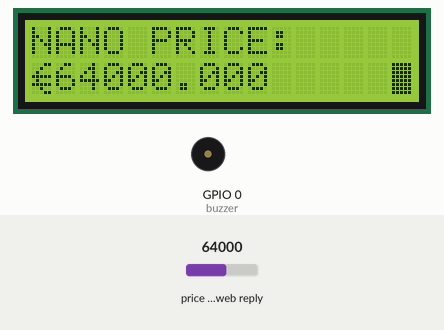
A sketch run on a simulated ESP8266 (NodeMCU). Shown: 16×2 character LCD, buzzer (waves = sounding, pin HIGH). Inputs (shaded band) come from the test bench; at power-on: price in the web reply 64000. WiFi joins after 1.5 s; servers stay silent unless stated; web services answer with replies made up by the test bench; what the sketch prints to the serial monitor is not drawn.

Above: at 9.3 s.
9.4 s: price in the web reply set to 21580
At 15.6 s:
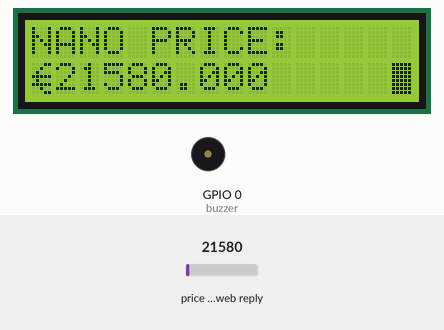
17.9 s: price in the web reply set to 39750
At 22.1 s:
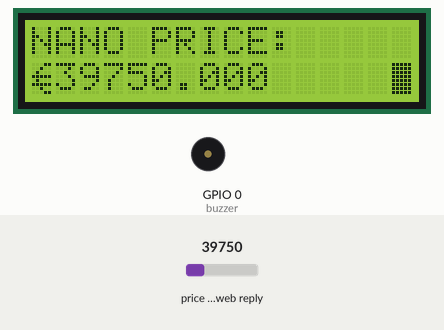
26.4 s: price in the web reply set to 59500
At 28.6 s:
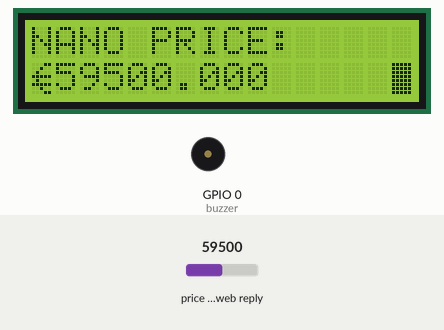
Timing chart, 0 to 30.1 s (numbered marks = the images above; inputs shaded):
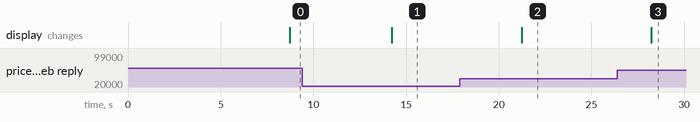

The sketch:

main.ino
```cpp
//Defines
#define ARDUINOJSON_USE_DOUBLE 1

// Includes
#include <ESP8266WiFi.h>
#include <ESP8266WiFiMulti.h>
#include <WiFiClientSecureBearSSL.h>
#include <ESP8266HTTPClient.h>
#include <ArduinoJson.h>
#include <LiquidCrystal_I2C.h>


// Devices
const int lcdCols = 16;
const int lcdRows = 2;
LiquidCrystal_I2C lcd(0x27, lcdCols, lcdRows);
uint8_t euro[8] = {0x3,0x4,0x8,0x1f,0x8,0x1f,0x4,0x3}; // char to display the euro.
const int buzzer = 0; // remove this if you do not use a buzzer.

// WiFi
const char* SSID = "Enter your WiFi SSID here.";
const char* PASSWORD = "Enter your Wifi password here.";

// Timers
const long interval = 7000; // the rate in milliseconds when the crypto price should get retrieved, change this to whatever you want. CoinGecko's API limit is 100/min
unsigned long prevTime = 0;

// Vars
String payload;
float nano_eur; // change the float to the cryptocurrency of your likings.

// Class Init
WiFiClientSecure client;
ESP8266WiFiMulti WiFiMulti;

void setup() {
  lcd.init();
  lcd.backlight();
  lcd.createChar(0, euro); // for the euro sign to display.
  Serial.begin(115200);
  pinMode(buzzer, OUTPUT); // remove this if you do not use a buzzer.
  connectToWifi();
}


void connectToWifi() {
  Serial.println();
  Serial.println();
  Serial.println();

  for (uint8_t t = 4; t > 0; t--) {
    Serial.printf("[SETUP] WAIT %d...\n", t);
    Serial.flush();
    delay(1000);
  }

  WiFi.mode(WIFI_STA);
  WiFiMulti.addAP("SSID", "PASSWORD");
}

void loop() {
  unsigned long curMillis = millis();
  if ((curMillis - prevTime) >= interval) {
    getPrice();
    printData();
    prevTime = curMillis;
  }
}

void getPrice() {
  if ((WiFiMulti.run() == WL_CONNECTED)) {
    std::unique_ptr<BearSSL::WiFiClientSecure>client(new BearSSL::WiFiClientSecure); // big thanks to bruger.dread.cz for writing a blog post on how to use an HTTPS API.
    client->setInsecure();

    HTTPClient https;

    Serial.print("[HTTPS] begin...\n");
    if (https.begin(*client, "https://api.coingecko.com/api/v3/simple/price?ids=nano&vs_currencies=eur")) {  // check the CoinGecko API on how to change this to a different Cryptocurrency, for example: ids=bitcoin works.

      Serial.print("[HTTPS] GET...\n");
      int httpCode = https.GET();

      if (httpCode > 0) {
        Serial.printf("[HTTPS] GET... code: %d\n", httpCode);
        // file found at server
        if (httpCode == HTTP_CODE_OK || httpCode == HTTP_CODE_MOVED_PERMANENTLY) {
          payload = https.getString();
          Serial.println(payload);
        }
      } else {
        Serial.printf("[HTTPS] GET... failed, error: %s\n", https.errorToString(httpCode).c_str());
      }
      https.end();
    } else {
      Serial.printf("[HTTPS] Unable to connect\n");
    }
  }
}

void printData() {
  // Price Parse
  String json = payload;
  const size_t capacity = 2 * JSON_OBJECT_SIZE(1) + 10;
  DynamicJsonDocument doc(capacity);
  deserializeJson(doc, json);
  float nano_eur = doc["nano"]["eur"]; // change nano to the cryptocurrency of your likings.
  Serial.println(nano_eur, 10); // change this variable if you want to use a different crypto.

  // LCD
  lcd.setCursor(0, 0);
  lcd.print("NANO PRICE:"); // change nano to the cryptocurrency of your likings.
  lcd.setCursor(0, 1);
  lcd.print((char)0);
  lcd.setCursor(1, 1);
  lcd.print(nano_eur, 3); // adjust the precision of the float, should be used for altcoins due to the lower price. Also, change the variable if you want to use a different crypto.
  lcd.setCursor(15, 1);
  lcd.blink();

  // Buzzer
  if (nano_eur <= 0.33) { // can be removed completely. If the price of nano is below 33 cents, then play a sound. Also, change the variable if you want to use a different crypto.
    tone(buzzer, 1000);
  }
}
```

Measured:
- after the input at 9.4 s, the display: changes after 4.8 s (image 1)
- after the input at 17.9 s, the display: changes after 3.3 s (image 2)
- after the input at 26.4 s, the display: changes after 1.8 s (image 3)
